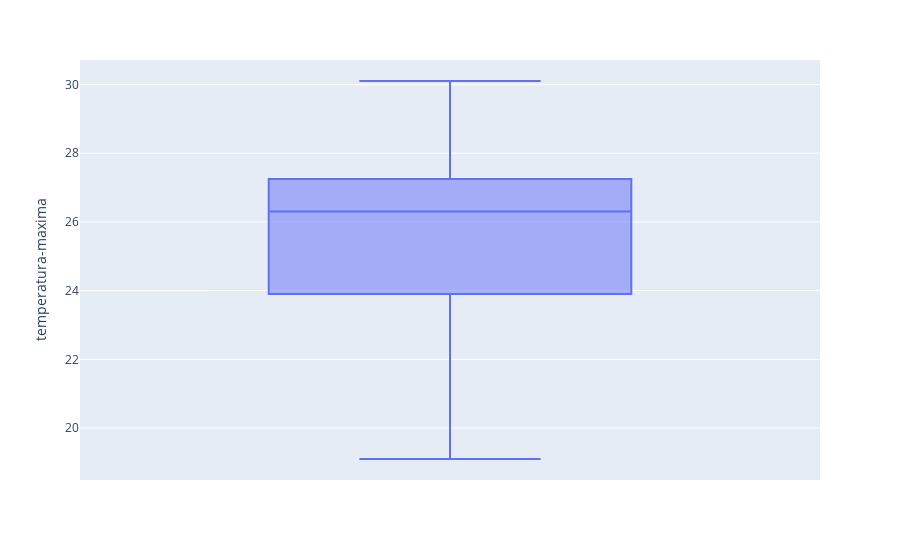

The cell this chart's notebook holds for it:
### Code cell
# temperatura-maxima
px.box(df2, y='temperatura-maxima')

### Figure 1 — Plotly figure (JSON) as saved in the notebook; plotly's stock layout.template omitted (floating-point values rounded to 4 significant figures; data arrays with more than 128 entries replaced by an {"elided": "..."} marker saying what was removed)
{"data": [{"alignmentgroup": "True", "hovertemplate": "temperatura-maxima=%{y}<extra></extra>", "legendgroup": "", "marker": {"color": "#636efa"}, "name": "", "notched": false, "offsetgroup": "", "orientation": "v", "showlegend": false, "type": "box", "x0": " ", "xaxis": "x", "y": {"elided": "196 float values"}, "y0": " ", "yaxis": "y"}], "layout": {"boxmode": "group", "legend": {"tracegroupgap": 0}, "margin": {"t": 60}, "xaxis": {"anchor": "y", "domain": [0, 1]}, "yaxis": {"anchor": "x", "domain": [0, 1], "title": {"text": "temperatura-maxima"}}}}
